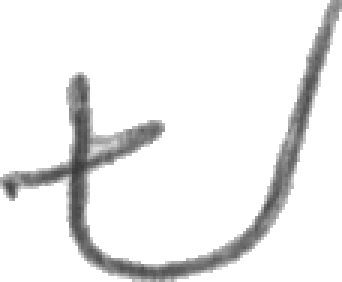
#> input picture deep Learning/第一次作业/AlexNet/alexnet_HWDB1/DATA/HWDB1/test/00002/160119.png, 114 x 94 px (shown 3 times larger)
$ python -i Mydata.py   (imports and definitions only)
#> lines starting #> are read from the running program, lines starting #| are printed output that depends on the picture
from torch.utils.data import Dataset
from PIL import Image
import cv2

# 自定义图片图片读取方式
def MyLoader(path):
    #img = Image.open(path).convert('RGB')
#> called with path = 'DATA/HWDB1/test/00002/160119.png'
    img = cv2.imread(path)
#> img is the input picture: shape (94, 114, 3); min 58, max 255, mean 235.9
    img = cv2.cvtColor(img, cv2.COLOR_BGR2GRAY)
#> img: shape (94, 114)
    img = cv2.equalizeHist(img)
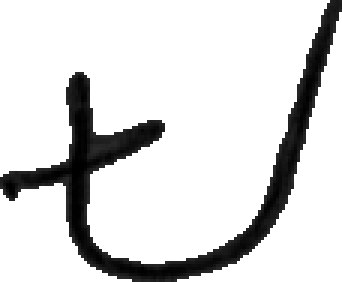
#> img: shape (94, 114) (shown 3 times larger); min 0, max 255, mean 216.7
    img = cv2.resize(img, (28, 28))
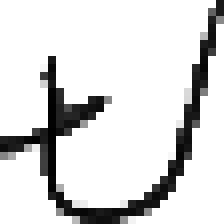
#> img: shape (28, 28) (shown 8 times larger); min 0, max 255, mean 217.5
    return img


class MyDataset(Dataset):
    # 构造函数设置默认参数
    def __init__(self, txt, transform=None, target_transform=None, loader=MyLoader):
        with open(txt, 'r') as fh:
            imgs = []
            for line in fh:
                line = line.strip('\n')  # 移除字符串首尾的换行符
                line = line.rstrip()  # 删除末尾空
                words = line.split()  # 以空格为分隔符 将字符串分成
                imgs.append((words[0], int(words[1])))  # imgs中包含有图像路径和标签
        self.imgs = imgs
        self.transform = transform
        self.target_transform = target_transform
        self.loader = loader

    def __getitem__(self, index):
        fn, label = self.imgs[index]
        # 调用定义的loader方法
        img = self.loader(fn)
        if self.transform is not None:
            img = self.transform(img)
        return img, label

    def __len__(self):
        return len(self.imgs)

>>> result = MyLoader('DATA/HWDB1/test/00002/160119.png')
